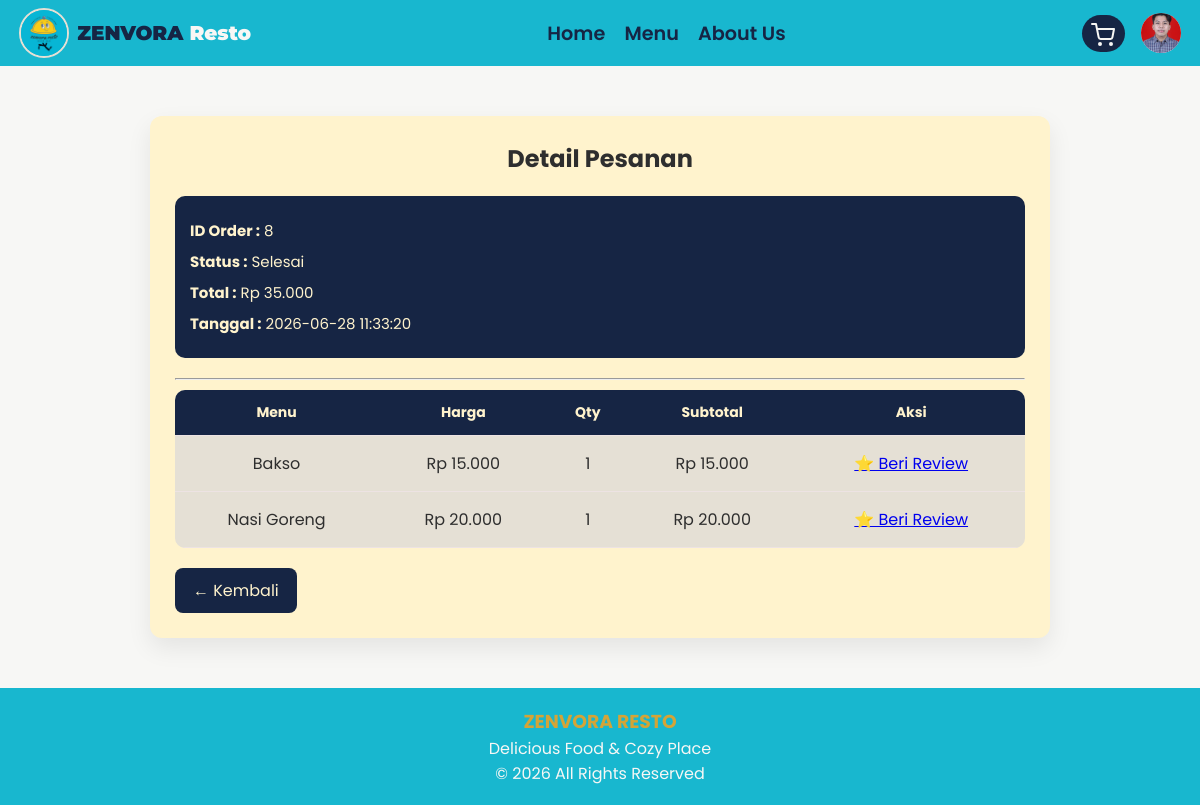
The page /detail_pesanan.php?id=8 (signed in) on the database its author committed.
### tables this page shows
CREATE TABLE `orders` (
  `id` int(11) NOT NULL,
  `user_id` int(11) DEFAULT NULL,
  `total_harga` int(11) DEFAULT NULL,
  `order_date` timestamp NOT NULL DEFAULT current_timestamp(),
  `status` enum('pending','diproses','dikirim','selesai') DEFAULT 'pending',
  `created_at` timestamp NOT NULL DEFAULT current_timestamp()
);

CREATE TABLE `order_details` (
  `id` int(11) NOT NULL,
  `order_id` int(11) NOT NULL,
  `menu_id` int(11) NOT NULL,
  `quantity` int(11) NOT NULL,
  `harga` int(11) NOT NULL,
  `subtotal` int(11) NOT NULL
);

CREATE TABLE `menus` (
  `id` int(11) NOT NULL,
  `category_id` int(11) DEFAULT NULL,
  `nama_menu` varchar(100) DEFAULT NULL,
  `deskripsi` text DEFAULT NULL,
  `harga` int(11) DEFAULT NULL,
  `gambar` varchar(255) DEFAULT NULL,
  `stok` int(11) DEFAULT NULL,
  `rating` decimal(2,1) DEFAULT 0.0,
  `total_review` int(11) DEFAULT 0
);

### detail_pesanan.php (the view, shortened to what this page needs)
<?php
include 'database/koneksi.php';
$id_order = (int)$_GET['id'];
$order = mysqli_query($conn,"
SELECT *
FROM orders
WHERE id='$id_order'
");
$data_order = mysqli_fetch_assoc($order);
$detail = mysqli_query($conn,"
SELECT
    od.*,
    m.nama_menu,
    m.gambar
FROM order_details od
JOIN menus m
ON od.menu_id = m.id
WHERE od.order_id='$id_order'
");
include 'includes/header.php';
include 'includes/navbar.php';
?>
<div class="detail-container">
    <h2>Detail Pesanan</h2>
    <div class="detail-info">
        <p><b>ID Order :</b> <?= $data_order['id']; ?></p>
        <p><b>Status :</b> <?= ucfirst($data_order['status']); ?></p>
        <p><b>Total :</b> Rp <?= number_format($data_order['total_harga'],0,',','.'); ?></p>
        <p><b>Tanggal :</b> <?= $data_order['created_at']; ?></p>
    </div>
    <hr>
    <table>
        <tr>
            <th>Menu</th>
            <th>Harga</th>
            <th>Qty</th>
            <th>Subtotal</th>
            <th>Aksi</th>
        </tr>
        <?php while($row = mysqli_fetch_assoc($detail)){ ?>
        <tr>
            <td><?= htmlspecialchars($row['nama_menu']); ?></td>
            <td>
                Rp <?= number_format($row['harga'],0,',','.'); ?>
            </td>
            <td><?= $row['quantity']; ?></td>
            <td>
                Rp <?= number_format($row['subtotal'],0,',','.'); ?>
            </td>
            <td>
            <?php
            if(isset($_SESSION['user']) && $data_order['status']=="selesai"){
                $user = $_SESSION['user']['id'];
                $cekReview = mysqli_query($conn,"
                SELECT id
                FROM reviews
                WHERE
                order_id='$id_order'
                AND menu_id='".$row['menu_id']."'
                AND user_id='$user'
                ");
                if(mysqli_num_rows($cekReview)==0){
            ?>
                    <a class="review-btn"
                    href="review.php?order=<?= $id_order; ?>&menu=<?= $row['menu_id']; ?>">
                        ⭐ Beri Review
                    </a>
            <?php
                }else{
                    echo "<span class='done'>✔ Sudah Direview</span>";
                }
            }else{
                echo "-";
            }
            ?>
            </td>
        </tr>
        <?php } ?>
    </table>
    <a href="history.php" class="back-btn">
        ← Kembali
    </a>
</div>
<?php include 'includes/footer.php'; ?>

### assets/css/style.css (style rules this page uses)
:root { --main-color: #f7F7F5; --secondary-color: #18B7CF; --font-main-color: #2E2E2E; --font-secondary-color:#D4A437; --card-main: #fff3cd; --border-color:#E5E0D5; --Tosku-color: #162544; }
* { margin: 0; padding: 0; box-sizing: border-box; }
body { background: var(--main-color); color: var(--font-main-color); font-family: "Poppins", sans-serif; }
.detail-container { max-width: 900px; margin: 50px auto; background: var(--card-main); padding: 25px; border-radius: 12px; box-shadow: 0 10px 25px rgba(0,0,0,0.08); }
.detail-container h2 { text-align: center; margin-bottom: 20px; color: var(--font-main-color); }
.detail-info { background: var(--Tosku-color); padding: 15px; border-radius: 10px; margin-bottom: 20px; }
.detail-info p { margin: 8px 0; font-size: 15px; color: var(--card-main); }
table { width: 100%; border-collapse: collapse; margin-top: 10px; overflow: hidden; border-radius: 10px; }
table th { background: var(--Tosku-color); color: var(--card-main); padding: 12px; font-size: 14px; }
table tr { background: var(--border-color); }
.back-btn { display: inline-block; margin-top: 20px; padding: 10px 18px; background: var(--Tosku-color); color: var(--card-main); text-decoration: none; border-radius: 8px; transition: 0.3s; }
th,td { padding:15px; text-align:center; border-bottom:1px solid #ede3e3ff; }

### rows shown on the page
orders: id "8", status "Selesai", total_harga "35.000", created_at "2026-06-28 11:33:20"
order_details: menu.nama_menu "Bakso", harga "15.000", quantity "1", subtotal "15.000"
order_details: menu.nama_menu "Nasi Goreng", harga "20.000", quantity "1", subtotal "20.000"
